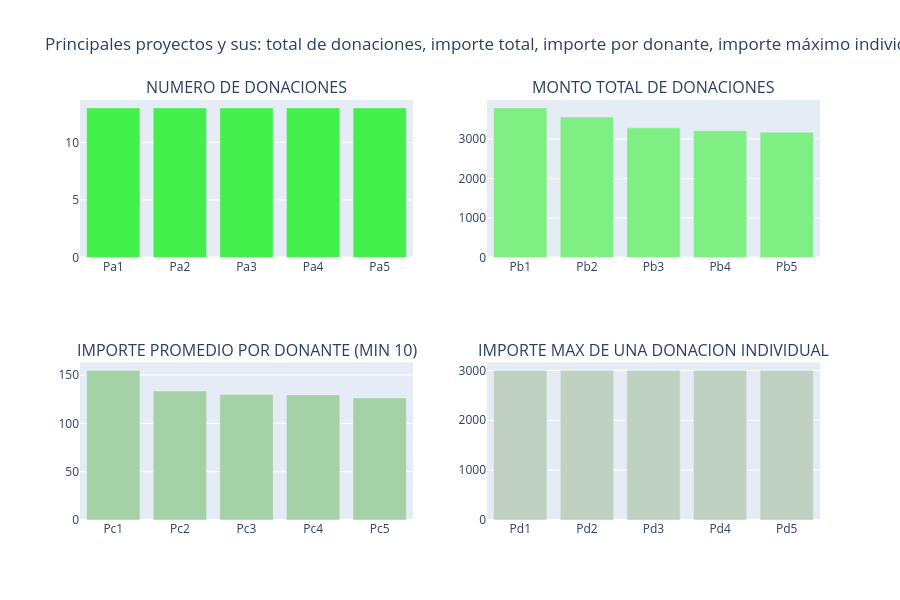

Write notebook code for a chart like this one.
### Markdown cell above
Se ha registrado un total de **4,687,884 donaciones** hasta abril de 2018 en la plataforma DonorsChoose. El monto máximo donado alcanza los **USD 60,000**, registrado en el año 2013.

Al analizar la distribución de las donaciones, se observa que:

- Solo **6 donaciones** superan los **USD 20,000**  
- Únicamente **61 pagos** son mayores a **USD 10,000**  
- Aproximadamente el **83% de las donaciones** son menores a **USD 100**  
- Existen **350 pagos menores a USD 1**, los cuales, aunque pequeños, contribuyen al financiamiento general de proyectos  

En total, la plataforma ha recaudado aproximadamente **USD 284,408,243**, con una donación promedio cercana a **USD 60**.

Estos resultados muestran una fuerte concentración de donaciones en montos pequeños, lo cual indica una base amplia de contribuyentes con aportes moderados.

En las siguientes secciones se analizará la relación entre donantes y proyectos financiados, con el objetivo de identificar patrones relevantes en la asignación de recursos.

---

## <a id="3.2">3.2 Proyectos y sus Donaciones</a>

En esta sección se identificarán los proyectos más relevantes en función de diferentes métricas de financiamiento:

- **3.2.1** Proyectos con mayor número de donantes  
- **3.2.2** Proyectos con mayor monto total financiado  
- **3.2.3** Proyectos con mayor monto promedio por donante  
- **3.2.4** Proyectos con mayor donación individual registrada

### Code cell
# Which Projects Had the maximum Donations 

tempdf = donations_df.groupby('Project ID').agg({'Project ID' : 'count', 'Donation Amount' : 'sum'}).rename(columns={'Project ID' : "Total Donations", 'Donation Amount' : "Total Amount"}).reset_index()
tempdf['Average Donation Amount'] = tempdf['Total Amount'] / tempdf['Total Donations']

tempdf1 = tempdf.sort_values(by=['Total Donations'], ascending=[False])
x = tempdf1.head(5)['Project ID']
x = ["Pa"+str(i+1) for i in range(len(x))]
y = tempdf1.head(5)['Total Donations']
tr1 = bar_ver_noagg(x, y, 'Total Donations', '#43ef4b', lm=None, rt=True)

tempdf1 = tempdf.sort_values(by=['Total Amount'], ascending=[False])
x = tempdf1.head(5)['Project ID']
x = ["Pb"+str(i+1) for i in range(len(x))]
y = tempdf1.head(5)['Total Amount']
tr2 = bar_ver_noagg(x, y, 'Average Donations', '#7fef84', lm=None, rt=True)

tempdf1 = tempdf.sort_values(by=['Average Donation Amount'], ascending=[False])
x = tempdf1[tempdf1['Total Donations'] > 10].head(5)['Project ID']
x = ["Pc"+str(i+1) for i in range(len(x))]
y = tempdf1[tempdf1['Total Donations'] > 10].head(5)['Average Donation Amount']
tr3 = bar_ver_noagg(x, y, 'Average Donations (Min: 10 Donations)', '#a5d1a7', lm=None, rt=True)

tempdf = donations_df.groupby('Project ID').agg({'Project ID' : 'count', 'Donation Amount' : 'max'}).rename(columns={'Project ID' : "Total Donations", 'Donation Amount' : "Maximum Donations"}).reset_index()
tempdf1 = tempdf.sort_values(by=['Maximum Donations'], ascending=[False])
x = tempdf1.head(5)['Project ID']
x = ["Pd"+str(i+1) for i in range(len(x))]
y = tempdf1.head(5)['Maximum Donations']
tr4 = bar_ver_noagg(x, y, 'Maximum Donations', '#c0d1c1', lm=None, rt=True)



fig = tools.make_subplots(rows=2, cols=2, print_grid=False, subplot_titles = ['NUMERO DE DONACIONES', "MONTO TOTAL DE DONACIONES", 'IMPORTE PROMEDIO POR DONANTE (MIN 10)', 'IMPORTE MAX DE UNA DONACION INDIVIDUAL'])
fig.append_trace(tr1, 1, 1);
fig.append_trace(tr2, 1, 2);
fig.append_trace(tr3, 2, 1);
fig.append_trace(tr4, 2, 2);

fig['layout'].update(height=600, showlegend=False, title='Principales proyectos y sus: total de donaciones, importe total, importe por donante, importe máximo individual.');
iplot(fig);

### Figure 1 — Plotly figure (JSON) as saved in the notebook; plotly's stock layout.template omitted (floating-point values rounded to 4 significant figures)
{"data": [{"marker": {"color": "#43ef4b"}, "type": "bar", "x": ["Pa1", "Pa2", "Pa3", "Pa4", "Pa5"], "xaxis": "x", "y": [13, 13, 13, 13, 13], "yaxis": "y"}, {"marker": {"color": "#7fef84"}, "type": "bar", "x": ["Pb1", "Pb2", "Pb3", "Pb4", "Pb5"], "xaxis": "x2", "y": [3790.0, 3557.0, 3284.0, 3212.0, 3172.0], "yaxis": "y2"}, {"marker": {"color": "#a5d1a7"}, "type": "bar", "x": ["Pc1", "Pc2", "Pc3", "Pc4", "Pc5"], "xaxis": "x3", "y": [154.8, 133.5, 129.8, 129.4, 126.2], "yaxis": "y3"}, {"marker": {"color": "#c0d1c1"}, "type": "bar", "x": ["Pd1", "Pd2", "Pd3", "Pd4", "Pd5"], "xaxis": "x4", "y": [3000.0, 3000.0, 3000.0, 3000.0, 3000.0], "yaxis": "y4"}], "layout": {"annotations": [{"font": {"size": 16}, "showarrow": false, "text": "NUMERO DE DONACIONES", "x": 0.225, "xanchor": "center", "xref": "paper", "y": 1, "yanchor": "bottom", "yref": "paper"}, {"font": {"size": 16}, "showarrow": false, "text": "MONTO TOTAL DE DONACIONES", "x": 0.775, "xanchor": "center", "xref": "paper", "y": 1, "yanchor": "bottom", "yref": "paper"}, {"font": {"size": 16}, "showarrow": false, "text": "IMPORTE PROMEDIO POR DONANTE (MIN 10)", "x": 0.225, "xanchor": "center", "xref": "paper", "y": 0.375, "yanchor": "bottom", "yref": "paper"}, {"font": {"size": 16}, "showarrow": false, "text": "IMPORTE MAX DE UNA DONACION INDIVIDUAL", "x": 0.775, "xanchor": "center", "xref": "paper", "y": 0.375, "yanchor": "bottom", "yref": "paper"}], "height": 600, "showlegend": false, "title": {"text": "Principales proyectos y sus: total de donaciones, importe total, importe por donante, importe máximo individual."}, "xaxis": {"anchor": "y", "domain": [0, 0.45]}, "xaxis2": {"anchor": "y2", "domain": [0.55, 1]}, "xaxis3": {"anchor": "y3", "domain": [0, 0.45]}, "xaxis4": {"anchor": "y4", "domain": [0.55, 1]}, "yaxis": {"anchor": "x", "domain": [0.625, 1]}, "yaxis2": {"anchor": "x2", "domain": [0.625, 1]}, "yaxis3": {"anchor": "x3", "domain": [0, 0.375]}, "yaxis4": {"anchor": "x4", "domain": [0, 0.375]}}}
